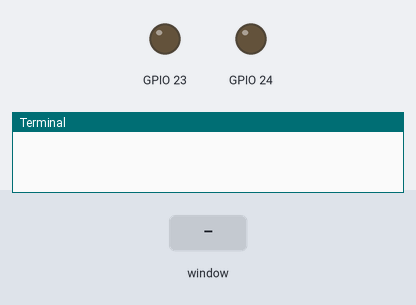
The program below on a simulated Raspberry Pi (BCM pin numbers). On the bench: output pins drawn as LEDs (lit = HIGH), the last lines printed to the terminal. Inputs (shaded band) come from the test bench. The desktop window is not drawn, its controls go by their first labels and the mouse button is held 0.15 s.

Above: at 1.2 s.
1.3 s: control labelled "click me!" in the window clicked
At 2.1 s:
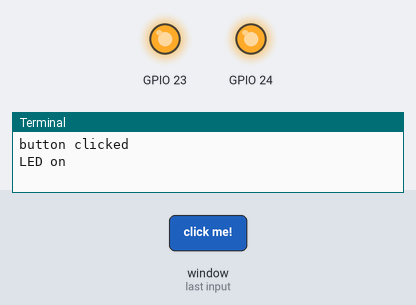
Timing chart, 0 to 4.3 s (numbered marks = the images above; inputs shaded):
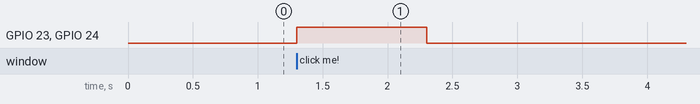

Measured:
- after the input at 1.3 s, GPIO 23, GPIO 24: LOW → HIGH at once, → LOW 1.0 s later

The program:

tkevent.py
```python
from Tkinter import *
import RPi.GPIO as GPIO
import time

root = Tk()
root.title("Callback and Event Test")
root.geometry("100x100+300+300")

GPIO.setmode(GPIO.BCM)
GPIO.setup(23, GPIO.OUT)
GPIO.setup(24, GPIO.OUT)

def callback():
    print "button clicked"
    print "LED on"
    GPIO.output(23, True)
    GPIO.output(24, True)
    time.sleep(1)
    print "LED off"
    GPIO.output(23, False)
    GPIO.output(24, False)

button = Button(root, text="click me!", width=10, command=callback)
button.pack(padx = 10, pady = 10)
root.mainloop()
```
